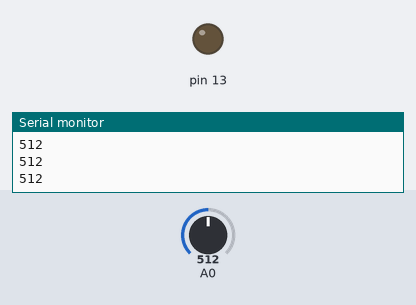
Bench run of a sketch on a simulated Arduino Uno, built with avr-gcc and run on an emulated ATmega328P. Parts: output pins drawn as LEDs (lit = HIGH), the last lines printed to the serial monitor. The inputs (shaded band) are chosen by the test bench; at power-on: A0 = 512.

Above: at 1.2 s.
1.3 s: A0 set to 544
2.8 s: A0 set to 559
At 3.2 s:
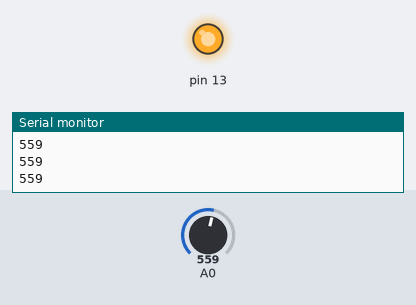
4.3 s: A0 set to 540
At 5.5 s:
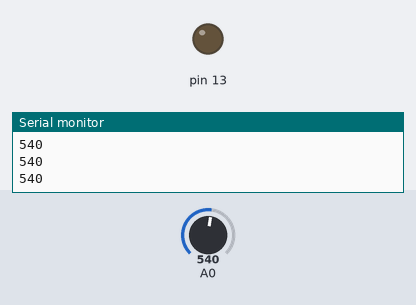
5.8 s: A0 set to 560
At 6.7 s:
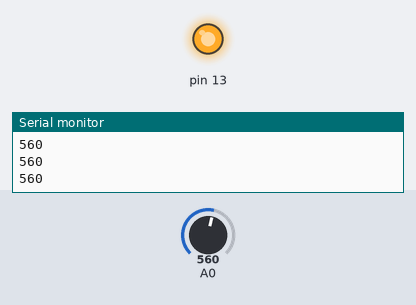
Timing chart, 0 to 8.3 s (numbered marks = the images above; inputs shaded):
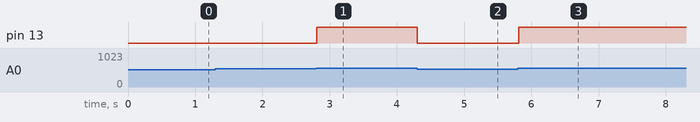

Measured:
- the behaviour switches between 550 and 551 on A0 (found by bisection; images 0 and 1)
- after the input at 2.8 s, pin 13: LOW → HIGH at once
- after the input at 4.3 s, pin 13: HIGH → LOW at once
- after the input at 5.8 s, pin 13: LOW → HIGH at once

The sketch:

RGB_LED_Control_with_Photoresistor.ino
```cpp
// C++ code
//
int lightVal = 0;

void setup()
{
  pinMode(13, OUTPUT);
  pinMode(A0, INPUT);
  Serial.begin(9600);
}
void loop()
{
  lightVal = analogRead(A0);

  Serial.println(lightVal);

  if(lightVal > 550){		//red
    digitalWrite(9, LOW);
    digitalWrite(11, LOW);
    digitalWrite(13, HIGH);
  }
  else if(lightVal > 250 && lightVal < 550){	//blue
    digitalWrite(9, LOW);
    digitalWrite(13, LOW);
    digitalWrite(11, HIGH);
  }
  else{						//green
    digitalWrite(11, LOW);
    digitalWrite(13, LOW);
    digitalWrite(9, HIGH);
  }
  //delay(1000);

}
```
